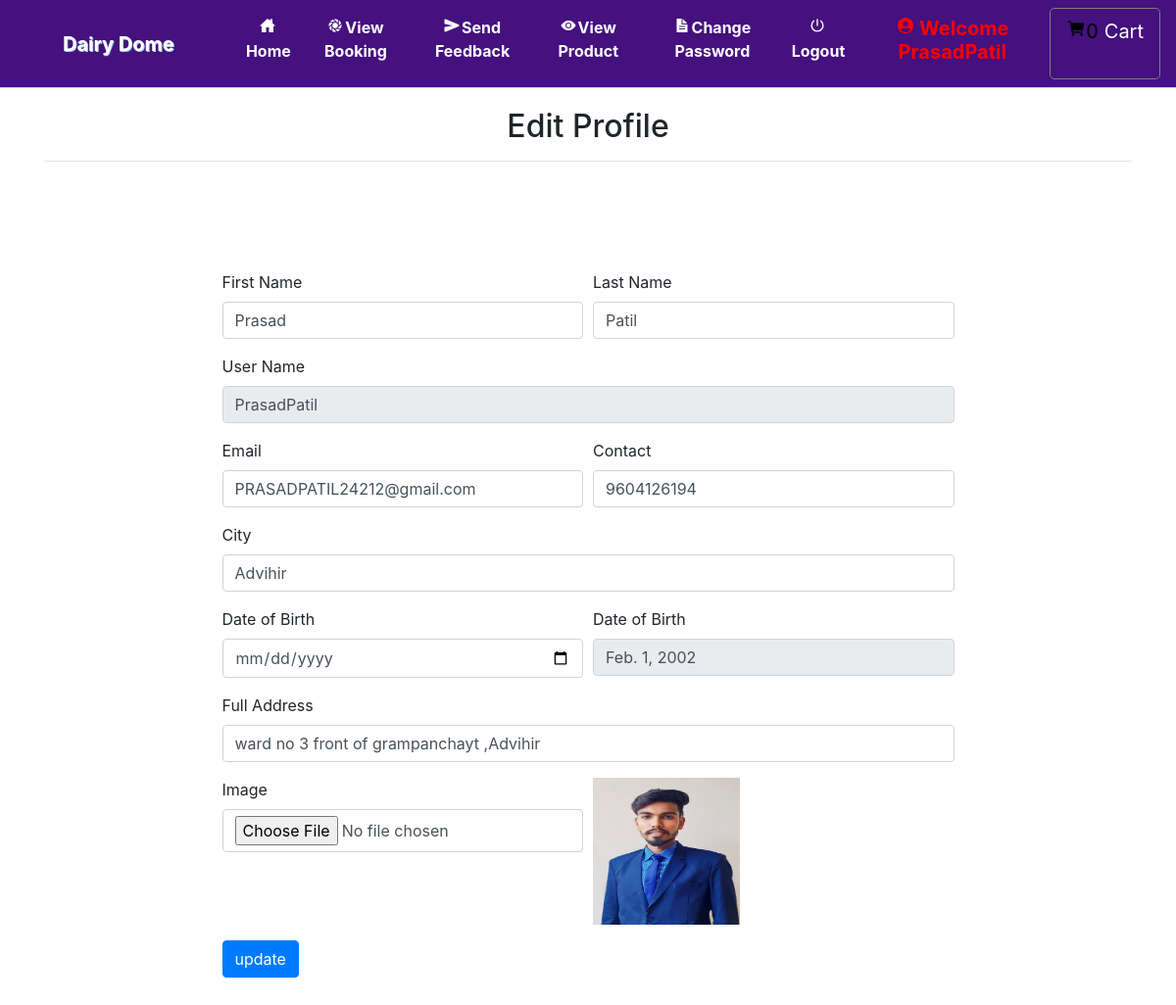
The app's page /edit_profile (signed in) with its own data.
### grocery/models.py (models this page shows, shortened)
class Profile(models.Model):
    user = models.ForeignKey(User, on_delete=models.CASCADE, null=True)
    dob = models.DateField(null=True)
    city = models.CharField(max_length=30, null=True)
    address = models.CharField(max_length=50, null=True)
    contact = models.CharField(max_length=10, null=True)
    image = models.FileField(null=True)

### grocery/views.py (the view, shortened to what this page needs)
# urls.py: path('edit_profile', Edit_profile, name='edit_profile'),
def Edit_profile(request):
    if not request.user.is_authenticated:
        return redirect('login')
    error = False
    user=User.objects.get(id=request.user.id)
    pro = Profile.objects.get(user=user)
    cart = ""
    try:
        cart = Cart.objects.get(profile=pro)
    except:
        pass
    num1=0
    total=0
    for i in cart:
        total+=i.product.price
        num1+=1
    d = {'error':error,'pro':pro,'num1':num1,'total':total}
    return render(request, 'edit_profile.html',d)

### grocery/templates/edit_profile.html (shortened to what this page needs)
{% extends 'navigation.html' %}
{% block body %}
{% load static %}
<div class="container">
    <h2 style="margin-top:20px" align="center">Edit Profile</h2><hr>
<div class="container-fluid" style="width:70%;margin-top:10%">
<form method="post" action="" enctype="multipart/form-data">
    <div class="form-row">
    <div class="form-group col-md-6">
      <label for="inputEmail4">First Name</label>
      <input type="text" class="form-control" value="{{pro.user.first_name}}" name="fname" id="inputEmail4">
    </div>
    <div class="form-group col-md-6">
      <label for="inputPassword4">Last Name</label>
      <input type="text" class="form-control" name="lname" value="{{pro.user.last_name}}" id="inputPassword4">
    </div>
  </div>
    <div class="form-row">
    <div class="form-group col-md-12">
      <label for="inputEmail4">User Name</label>
      <input type="text" class="form-control" name="uname" value="{{pro.user.username}}" id="inputEmail4" readonly>
    </div>
  </div>
        <div class="form-row">
<div class="form-group col-md-6">
    <label for="exampleInputEmail1">Email</label>
    <input type="email" class="form-control" id="exampleInputEmail1" aria-describedby="emailHelp" name="email" value="{{pro.user.email}}">
  </div>
  <div class="form-group col-md-6">
    <label for="exampleInputPassword1">Contact</label>
    <input type="text" class="form-control" id="exampleInputPassword1" value="{{pro.contact}}" name="contact">
  </div>
        </div>
        <div class="form-row">
    <div class="form-group col-md-12">
    <label for="exampleInputPassword1">City</label>
    <input type="text" class="form-control" id="exampleInputPassword1" value="{{pro.city}}" name="city">
  </div>
        </div>
    <div class="form-row">
    <div class="form-group col-md-6">
        <label for="exampleInputPassword1">Date of Birth</label>
    <input type="date" class="form-control" id="exampleInputPassword1" name="date">
  </div>
        <div class="form-group col-md-6">
        <label for="exampleInputPassword1">Date of Birth</label>
    <input type="text" class="form-control" id="exampleInputPassword1" value="{{pro.dob}}" readonly>
        </div>
        </div>
    <div class="form-row">
    <div class="form-group col-md-12">
    <label for="exampleInputPassword1">Full Address</label>
    <input type="text" class="form-control" id="exampleInputPassword1" value="{{pro.address}}" name="add">
  </div>
    </div>
    <div class="form-row">
<div class="form-group col-md-6">
    <label for="exampleInputPassword1">Image</label>
    <input type="file" class="form-control" id="exampleInputPassword1" name="img" value="choose file">
</div>
        <div class="form-group col-md-6">
    <img src="{{pro.image.url}}" style="width:150px;height:150px">
</div>
    </div>
  <button type="submit" class="btn btn-primary" style="margin-bottom:5%">update</button>
</form>
</div>
</div>
{% endblock %}

### grocery/templates/navigation.html (shortened to what this page needs)
<!DOCTYPE html>
<html lang="en">
<head>
    {% load static %}
     <link rel="stylesheet" href="https://maxcdn.bootstrapcdn.com/bootstrap/4.0.0/css/bootstrap.min.css">
  <link rel = stylesheet href = "//cdn.datatables.net/1.10.19/css/jquery.dataTables.min.css">
<link rel="stylesheet" href="https://cdnjs.cloudflare.com/ajax/libs/font-awesome/4.7.0/css/font-awesome.min.css">
</head>
<body style="background-color:white">
<nav class="navbar navbar-expand-sm" style = "background-color : #44117e ; border-bottom:1px solid #d7fc06">
  <a class="navbar-brand pl-5" href="#" style="color:white ; font-weight : bold">Dairy Dome</a>
<div class="collapse navbar-collapse" id="collapsibleNavbar">
  <ul class="navbar-nav pl-5 text-center">
    {% if request.user.username %}
    {% if not request.user.is_staff %}
    <li class="nav-item">
      <a class="nav-link" href="{% url 'home' %}" style="color:white"><ion-icon style="margin-right:2px" name="home-sharp"></ion-icon>Home</a>
    </li>
    <li class="nav-item">
      <a class="nav-link" href="{% url 'view_booking' %}" style="color:white"><ion-icon style="margin-right:2px" name="aperture"></ion-icon>View Booking</a>
    </li>
    <li class="nav-item">
      <a class="nav-link" href="{% url 'send_feedback' request.user.id %}" style="color:white"><ion-icon style="margin-right:2px" name="send"></ion-icon>Send Feedback</a>
    </li>
    <li class="nav-item">
      <a class="nav-link" href="{% url 'view_product' 0 %}" style="color:white"><ion-icon style="margin-right:2px" name="eye"></ion-icon>View Product</a>
    </li>
    <li class="nav-item">
      <a class="nav-link" href="{% url 'change_password' %}" style="color:white"><ion-icon style="margin-right:2px" name="document-text-sharp"></ion-icon>Change Password</a>
    </li>
    {% endif %}
    {% endif %}
    {% if request.user.is_authenticated %}
    <a class="nav-link" href="{% url 'logout' %}" style="color:white"><ion-icon style="margin-right:2px" name="power-sharp"></ion-icon>Logout</a>
    {% if not request.user.is_staff %}
    <li class="nav-item">
      <a href="{% url 'profile' %}"><h5 class="nav-link" style="color:red"><ion-icon style="margin-right:4px;color:#FF0000" name="person-circle-sharp"></ion-icon>Welcome {{request.user.username}}</h5>
      </a></li>
    {% else %}
    <li class="nav-item">
      <h5  class="nav-link" style="color:#91DE00"><ion-icon style="margin-right:4px;color:#91DE00" name="person-circle-sharp"></ion-icon>Welcome {{request.user.username}}</h5>
    </li>
    {% endif %}
    {% endif %}
    {% if not request.user.is_staff %}
    {% if request.user.username %}
      <a href="{% url 'cart' %}" style="border:1px solid gray" class="btn btn-default btn-lg text-dark text-capitalize">
        <ion-icon style="color:black;margin-top:2%" name="cart"></ion-icon><span style="color:black">{{num1}}</span><span style="margin-left:6px;margin-top:2%;color:white">Cart</span></a></center>
{% endif %}
    {% endif %}
    </ul>
</div>
</nav>
{% block body %}
{% endblock %}
</body></html>

### grocery/templates/navigation.html (style rules this page uses)
* { box-sizing: border-box; }
.nav-link { font-weight:bold; }
.navbar-brand { text-shadow: 1px 1px lightblue; }

### records on screen
Profile: fname "Prasad", lname "Patil", uname "PrasadPatil", email "PRASADPATIL24212@gmail.com", contact "9604126194", city "Advihir", dob "Feb. 1, 2002", add "ward no 3 front of grampanchayt ,Advihir", image (picture)

### other values on screen
{{ request.user.username }} "PrasadPatil"
{{ num1 }} "0"
